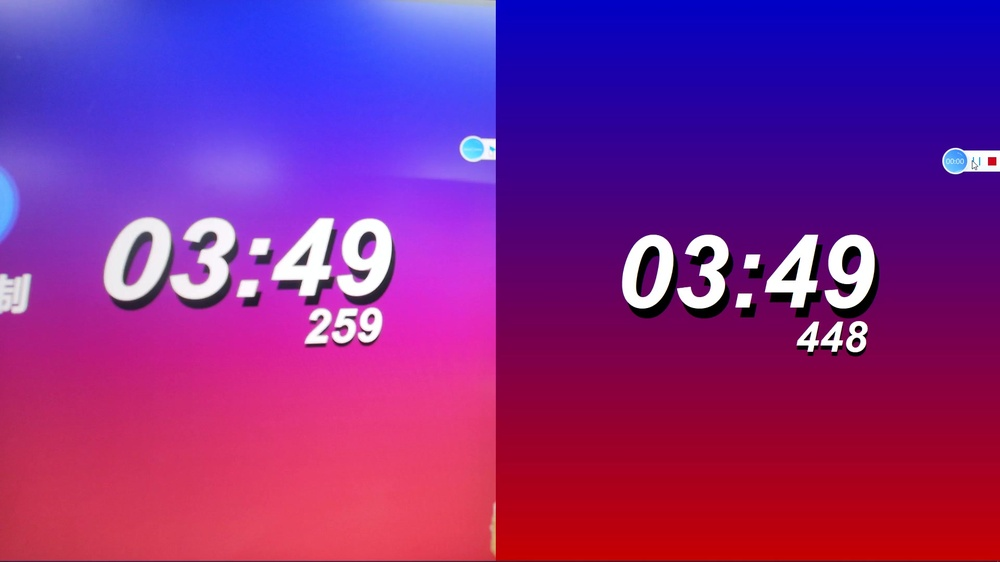
#> input picture windows_control/PerformanceTestScript/xxx_00001.jpg, 1000 x 562 px, shrunk from 1920 x 1080 before the run, found by its file name
$ python grabImage.py
#> lines starting #> are read from the running program, lines starting #| are printed output that depends on the picture
import os

os.path.abspath(".")
from PIL import Image

import numpy as np

"""
    搭配读取数字 图片的截取类
"""


def grab_StopWatch(imgPath="./number_analysis/1/xxx_00001.jpg"):
    image = Image.open(imgPath)  # 用PIL中的Image.open打开图像
    targetimg = imgPath.replace(".jpg", "_grab.jpg")
    image_arr = np.array(image)  # 转化成numpy数组
    image_tar = image_arr[int(image_arr.shape[1] / 5):int(2 * image_arr.shape[1] / 7.2),
                int(image_arr.shape[1] / 2):int(2 * image_arr.shape[1] / 2), :]
    im = Image.fromarray(image_tar)
    im.save(targetimg)
    return targetimg


def grab_CameraStopWatch(imgPath="./number_analysis/1/xxx_00001.jpg"):
#> called with imgPath = './number_analysis/1/xxx_00001.jpg'
    image = Image.open(imgPath)  # 用PIL中的Image.open打开图像
#> image is the input picture: PIL image 1000x562 RGB; mean R, G, B 132.7, 38.7, 138.4
    c_targetimg = imgPath.replace(".jpg", "_C_grab.jpg")
    image_arr = np.array(image)  # 转化成numpy数组
    image_tar = image_arr[int(image_arr.shape[1] / 5):int(2 * image_arr.shape[1] / 7.8),
                int(image_arr.shape[1] / 5.2):int(2 * image_arr.shape[1] / 4.2), :]
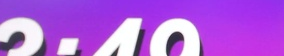
#> image_tar: shape (56, 284, 3); mean R, G, B 179.3, 98.8, 222.8
    im = Image.fromarray(image_tar)
    im.save(c_targetimg)
    return c_targetimg


if __name__ == '__main__':
    grab_CameraStopWatch()
